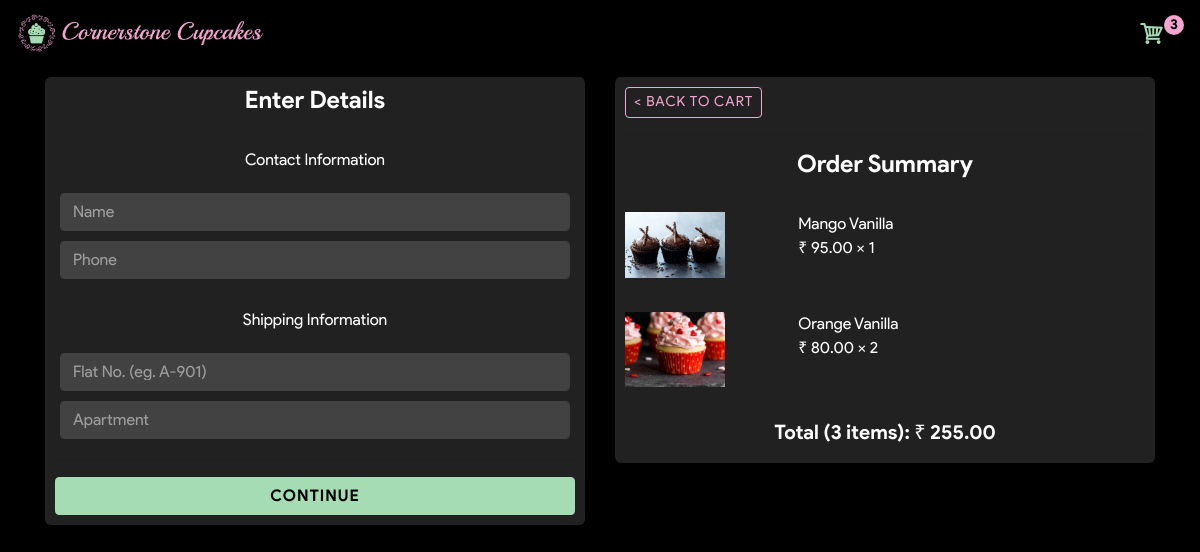
Screenshot of /checkout/ (signed in) with the database file from the repository.
### store/models.py (models this page shows, shortened)
class OrderItem(models.Model):
	product 		= models.ForeignKey(Product, on_delete=models.SET_NULL, null=True)
	order 			= models.ForeignKey(Order, on_delete=models.SET_NULL, null=True)
	quantity 		= models.IntegerField(default=0, null=True, blank=True)
	@property
	def get_total(self):
		total 		= self.product.price * self.quantity
		return total

class Product(models.Model):
	name 			= models.CharField(max_length=200)
	description 	= models.CharField(max_length=200, null=True)
	price 			= models.DecimalField(max_digits=7, decimal_places=2)
	availability 	= models.BooleanField(default=True)
	image			= models.ImageField(null=True, blank=True)
	@property
	def imageURL(self):
		try:
			url 	= self.image.url
		except:
			url 	= '/images/comingsoon.jpg'
		return url

class Order(models.Model):
	STATUS 			= (
		('Pending', 'Pending'),
		('Ready', 'Ready'),
		('Delivered', 'Delivered'),
	)
	customer 		= models.ForeignKey(Customer, on_delete=models.SET_NULL, null=True)
	date_ordered 	= models.DateTimeField(auto_now_add=True)
	status 			= models.CharField(max_length=200, null=True, choices=STATUS, default='Pending')
	paid 			= models.BooleanField(default=False, null=True)
	complete 		= models.BooleanField(default=False)
	transaction_id 	= models.CharField(max_length=100, null=True)
	@property
	def get_cart_total(self):
		orderitems 	= self.orderitem_set.all()
		total 		= sum([item.get_total for item in orderitems])
		return total
	@property
	def get_cart_items(self):
		orderitems 	= self.orderitem_set.all()
		total 		= sum([item.quantity for item in orderitems])
		return total

### store/views.py (the view)
# urls.py: path('checkout/', checkout, name='checkout'),
def checkout(request):
	data = cartData(request)
	cartItems = data['cartItems']
	order = data['order']
	items = data['items']
	context 			= {
		'items' 	: items,
		'order'		: order,
		'cartItems' : cartItems,
	}
	return render(request, 'store/checkout.html', context)

### store/utils.py (called while the page is built)
def cartData(request):
	if request.user.is_authenticated:
		customer 		= request.user.customer
		order, created 	= Order.objects.get_or_create(customer=customer, complete=False)
		items 			= order.orderitem_set.all()
		cartItems 		= order.get_cart_items
	else:
		cookieData 		= cookieCart(request)
		items 			= cookieData['items']
		order 			= cookieData['order']
		cartItems 		= cookieData['cartItems']
	return {
		'items' 	: items,
		'order'		: order,
		'cartItems' : cartItems,
	}

### store/templates/store/checkout.html (shortened to what this page needs)
{% extends 'store/main.html' %}
{% load static %}
{% block content %}
<div class="row">
	<div class="col-lg-6">
		<div class="box-element" id="form-wrapper" >
			<h4 style="text-align: center;">Enter Details</h4>
			<br>
			<p style="text-align: center;">Contact Information</p>
			<form id="form">
				<div id="user-info">
					<div class="form-field">
						<input required class="form-control" type="text" name="name" placeholder="Name">
					</div>
					<div class="form-field">
						<input required class="form-control" type="phone" name="phone" placeholder="Phone">
					</div>
				</div>
				<div id="shipping-info">
					<br>
					<p style="text-align: center;">Shipping Information</p>
					<div class="form-field">
						<input class="form-control" type="text" name="flat" placeholder="Flat No. (eg. A-901)">
					</div>
					<div class="form-field">
						<input class="form-control" type="text" name="apartment" placeholder="Apartment">
					</div>
				</div>
				<hr>
				<input id="form-button" class="btn btn-success btn-block" type="submit" value="Continue">
			</form>
		</div>
	</div>
	<div class="col-lg-6">
		<div class="box-element">
			<a  class="btn btn-outline-warning btn-sm" href="{% url 'cart' %}">< Back to Cart</a>
			<hr>
			<h4 style="text-align: center;">Order Summary</h4>
			<br>
			{% for item in items %}
			<div class="cart-row">
				<div style="flex:1"><img class="row-image" src="{{item.product.imageURL}}"></div>
				<div style="flex:2"><p>{{item.product.name}}<br>&#8377; {{item.product.price}} &#215; {{item.quantity}}</p></div>
			</div>
			<br>
			{% endfor %}
			<h5 style="text-align: center;">Total ({{order.get_cart_items}} items): &#8377; {{order.get_cart_total}}</h5>
		</div>
	</div>
</div>
{% endblock content %}

### static/css/main.css (style rules this page uses)
body { background-color: #000; color: #fff; font-family: product_sansregular; font-weight: normal; }
h1,h2,h3,h4,h5,h6 { color: #fff; font-family: product_sansbold; font-weight: normal; }
.box-element { background-color: #212121; border-radius: 6px; padding: 10px; margin-top: : 10px; margin-bottom: 10px; }
.col-lg-4, .col-lg-6, .col-lg-8, .col-lg-12 { margin-top: 10px; }
.btn { border-radius: 4px; }
.row-image { width: 100px; height: 100%; overflow: hidden; object-fit: cover; }
.form-field { width:100%; display: inline-block; padding: 5px; }
.cart-row { display: flex; align-items: flex-stretch; margin-bottom: 10px; }
.btn-outline-warning, .btn-outline-warning:visited, .btn-outline-danger, .btn-outline-danger:visited { border-color: #f1a5cf!important; color: #f1a5cf; font-family: product_sansregular; font-weight: normal; text-transform: uppercase; letter-spacing: 1px; }
.btn-success, .btn-success:hover, .btn-success:active, .btn-success:visited, .btn-primary, .btn-primary:hover, .btn-primary:active, .btn-primary:visited { background-color: #a5dcb3!important; border-color: #a5dcb3!important; color: #000; font-family: product_sansbold; font-weight: normal; text-transform: uppercase; letter-spacing: 1px; }
input, textarea { background-color:#424242!important; color: #FFF!important; border-color: #424242!important; }
#form-button { color: #000!important; }

### rows the page displays
OrderItem: product.imageURL (picture), product.name "Mango Vanilla", product.price "95.00", quantity "1"
OrderItem: product.imageURL (picture), product.name "Orange Vanilla", product.price "80.00", quantity "2"
Order: get_cart_items "3", get_cart_total "255.00"

### other values shown
{{ cartItems }} "3"
